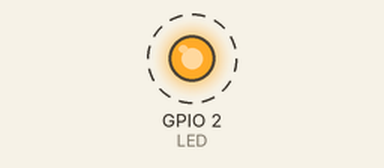
Simulated run of this program. Board: ESP32. On the bench: output pins drawn as LEDs (lit = HIGH). Dashed ring = blinking. What the program prints to the serial monitor is not drawn.

Above: at 0.2 s.
Timing chart, 0 to 3.0 s (numbered marks = the images above):
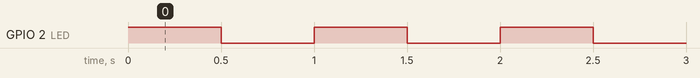

The program:

main.cpp
```cpp
/*********************************************************
* Exemplo Blink LED - ESP32
* Pisca o LED da placa em intervalos de 1 segundo
* Exemplo para entender o fluxo de criação de um projeto
* no Platformio
* Por: Fábio Souza
*********************************************************/
//Inclusão de biblioteca Arduino
#include <Arduino.h>

/*mapeamento de pinos*/
#define LED 2

//Função setup
void setup() {
  pinMode(LED,OUTPUT);    //configura pino do LED como saída
  Serial.begin(115200);   //configura comunicação serial com baudarate de 115200 bps
}

//Função Loop
void loop() {
  digitalWrite(LED,HIGH); //liga LED
  delay(500);             //espera 0,5 s
  digitalWrite(LED,LOW);  //desliga LED
  delay(500);             //espera 0,5 s
  Serial.println("OI");   // imprime mensagem na serial
}
```

Measured:
- by itself, GPIO 2 (LED): alternates HIGH for 0.50 s and LOW for 0.50 s
